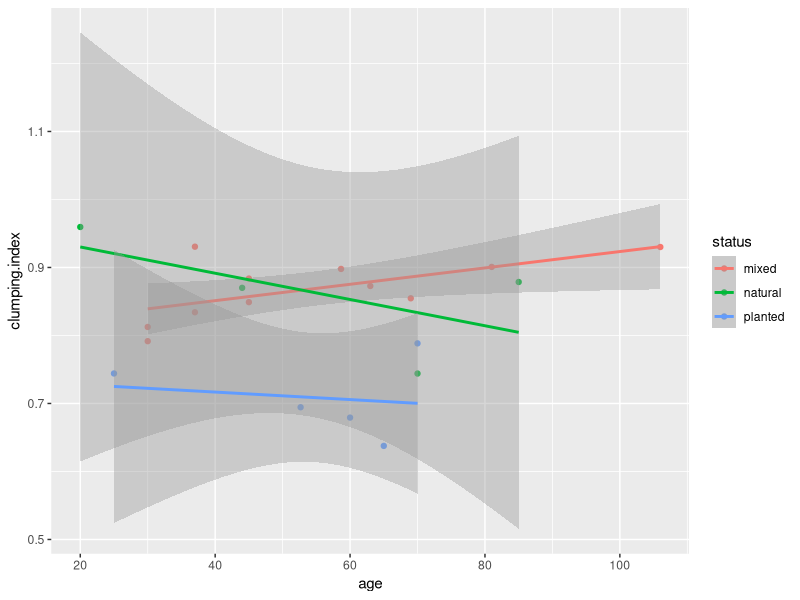

The R script that drew this image: (Note: this script raises an error after producing the figure.)
#03_datascript
require(plyr)
require(dplyr)
require(tidyverse)
require(ggplot2)

####
df <- read.csv("hickey_reu_annotated.csv")

df %>%
  group_by(stand, status) %>%
  summarise_all(mean) -> df2

df2 <- data.frame(df2)

ggplot(df2, aes(x = age, y = clumping.index, color = status))+
  geom_point()+
  geom_smooth(method = "lm")

lm.rugosity <- lm(rugosity ~ age, data = df2)
  
summary(lm.rugosity)
  
  

require(randomForest)


laura.fit <- randomForest(status * as.factor(age) ~  mean.height +	height.2 + mean.height.var +	mean.height.rms +	mode.el +	max.el + mode.2 + max.can.ht	+ mean.max.ht +	mean.vai +	mean.peak.vai +	deep.gap.fraction + porosity	+	rugosity +
                            top.rugosity + sky.fraction	+ rumple +	clumping.index +	enl,
                         data = df2,
                         importance = TRUE,
                         ntree = 2000)
#model fit
laura.fit

# Importance of each predictor.
print(importance((laura.fit)) )

# This plots eveything
varImpPlot(laura.fit)

# View the forest results.




